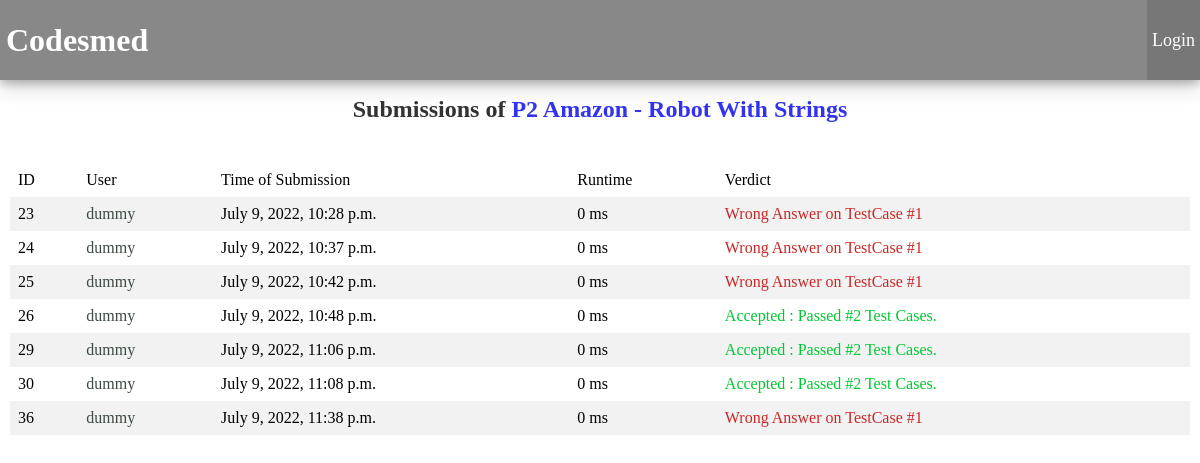
Page /submissions/2 on the earlier database version.
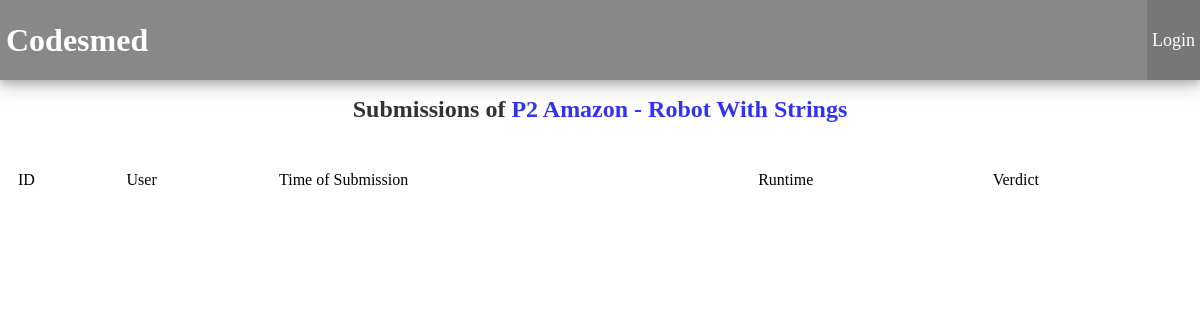
Same page on the later database version.
### problems/models.py (models this page shows)
class Submission(models.Model) :
    user = models.ForeignKey(User, on_delete=models.CASCADE)
    problem = models.ForeignKey(Problem, on_delete=models.CASCADE)
    source_file_path = models.CharField(max_length=200)
    verdict = models.CharField(max_length=50) # Time Limit Exceeded on Test Case 1000 (37 chars)
    verdict_type = models.IntegerField()
    runtime = models.IntegerField()
    language_id = models.IntegerField()
    submission_time = models.DateTimeField()

### problems/views.py (the view)
# urls.py: path('submissions/<int:problem_id>', views.submissions_detail, name='submissions_detail_path'),
def submissions_detail(request, problem_id):
    problem = get_object_or_404(Problem, pk=problem_id)
    context = {'problem': problem, **get_cur_user_context(request) }
    return render(request, 'problems/submissions_detail.html', context)

### problems/views.py (called while the page is built)
def get_cur_user_context(request):
    is_logged_in = True
    username = ''
    if not is_cur_user_logged_in(request) :
        is_logged_in = False
    else :
        username = request.user.username
    return {
        'is_logged_in' : is_logged_in,
        'username' : username,
    }

def is_cur_user_logged_in(request):
    return request.user.is_authenticated

### problems/templates/problems/submissions_detail.html (shortened to what this page needs)
{% extends "problems/base.html" %}
{% block content_root %}
<div id="content-root">
    <h2 class="heading2">Submissions of
        <a href="{% url 'problems:detail_submit_path' problem.id %}">
            P{{problem.id}} {{problem.name}}
        </a>
    </h2>
    <table class="fancy-table-1">
    <tbody>
        <tr>
            <td class="table-header-cell" >ID</td>
            <td class="table-header-cell" >User</td>
            <td class="table-header-cell" >Time of Submission</td>
            <td class="table-header-cell" >Runtime</td>
            <td class="table-header-cell" >Verdict</td>
        </tr>
        {% for submission in problem.submission_set.all %}
        <tr id="submission-{{submission.id}}">
            <td>{{submission.id}}</td>
            <td>
                <a href="{% url 'problems:user_profile_path' submission.user.username %}">{{submission.user.username}}</a>
            </td>
            <td>{{submission.submission_time}}</td>
            <td>{{submission.runtime}} ms</td>
            <td class="verdict-text-{{submission.verdict_type}}">{{submission.verdict}}</td>
        </tr>
        {% endfor %}
    </tbody>
    </table>
</div>
{% endblock content_root %}

Differences in the rows shown:
removed Submission: id "23", user.username "dummy", submission_time "July 9, 2022, 10:28 p.m.", runtime "0", verdict "Wrong Answer on TestCase #1"
removed Submission: id "24", user.username "dummy", submission_time "July 9, 2022, 10:37 p.m.", runtime "0", verdict "Wrong Answer on TestCase #1"
removed Submission: id "25", user.username "dummy", submission_time "July 9, 2022, 10:42 p.m.", runtime "0", verdict "Wrong Answer on TestCase #1"
removed Submission: id "26", user.username "dummy", submission_time "July 9, 2022, 10:48 p.m.", runtime "0", verdict "Accepted : Passed #2 Test Cases.", verdict_type 0 (drawn)
removed Submission: id "29", user.username "dummy", submission_time "July 9, 2022, 11:06 p.m.", runtime "0", verdict "Accepted : Passed #2 Test Cases.", verdict_type 0 (drawn)
removed Submission: id "30", user.username "dummy", submission_time "July 9, 2022, 11:08 p.m.", runtime "0", verdict "Accepted : Passed #2 Test Cases.", verdict_type 0 (drawn)
removed Submission: id "36", user.username "dummy", submission_time "July 9, 2022, 11:38 p.m.", runtime "0", verdict "Wrong Answer on TestCase #1"
